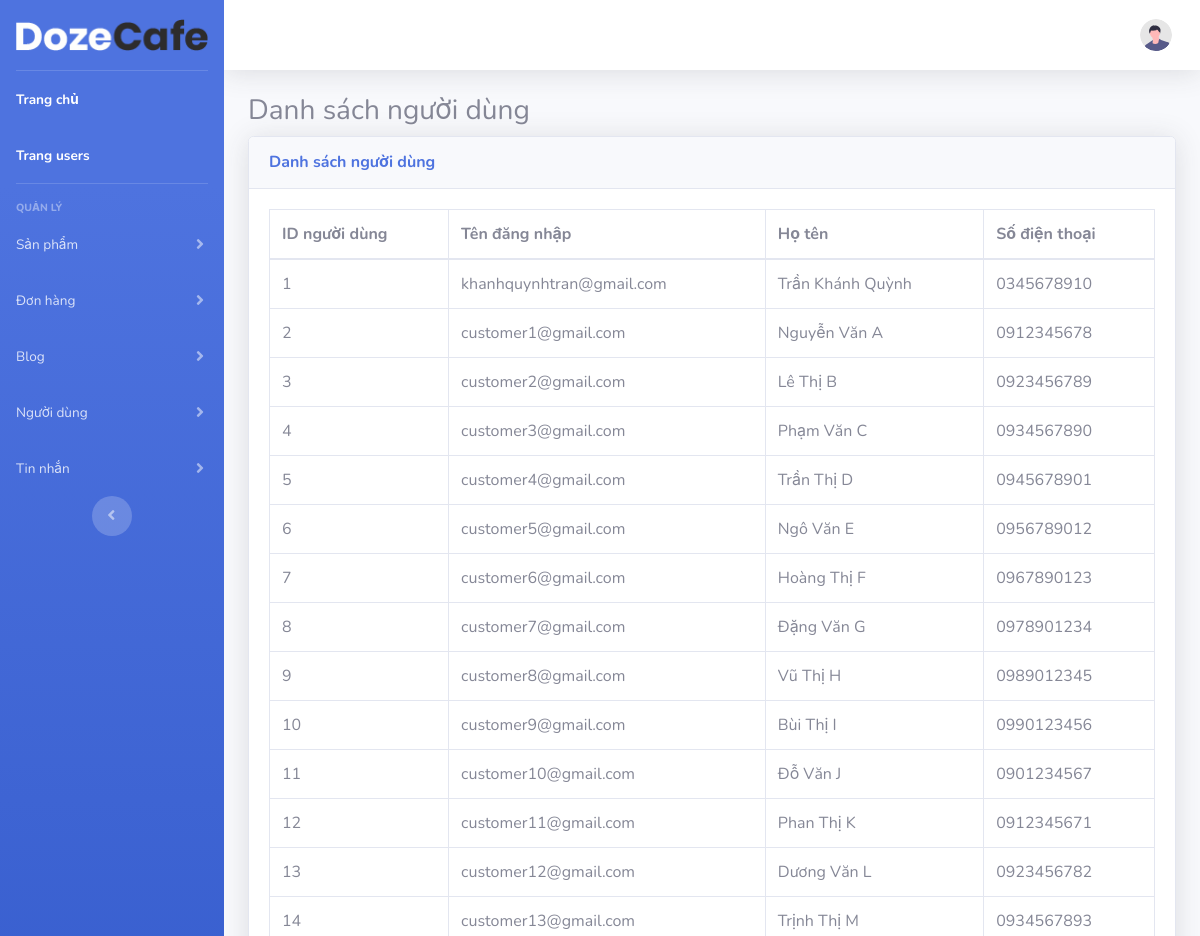
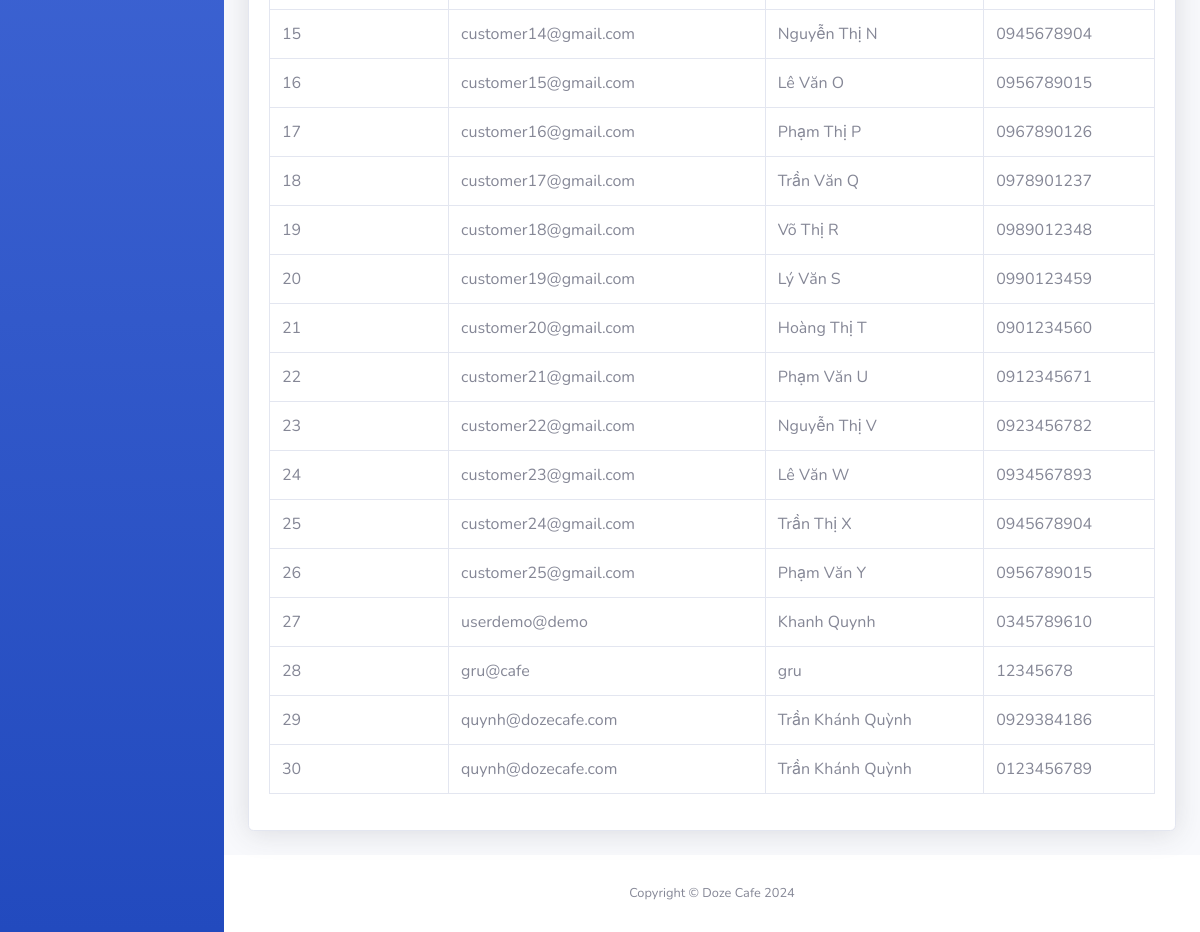
/admin_page/lietkeusers.php, run on the app's committed database (2 pictures, top to bottom).
### tables this page shows
CREATE TABLE `users` (
  `users_id` int(11) NOT NULL,
  `username` varchar(255) NOT NULL,
  `password` varchar(255) NOT NULL,
  `fullname` varchar(255) NOT NULL,
  `phone` varchar(11) NOT NULL
);

### admin_page/lietkeusers.php (the view, shortened to what this page needs)
<?php include("includes/header.php"); ?>
<div>
    <h3>Danh sách người dùng</h3>
    <div class="card shadow mb-4">
        <div class="card-header py-3">
            <h6 class="m-0 font-weight-bold text-primary">Danh sách người dùng</h6>
        </div>
        <div class="card-body">
            <div class="table-responsive">
                <table class="table table-bordered" id="dataTable" width="100%" cellspacing="0">
                    <thead>
                        <tr>
                            <th>ID người dùng</th>
                            <th>Tên đăng nhập</th>
                            <th>Họ tên</th>
                            <th>Số điện thoại</th>
                        </tr>
                    </thead>
                    <tbody>
                    <?php
                        require("db/conn.php");
                        $sql_str = "SELECT users_id, username, fullname, phone FROM users;";
                        $result = mysqli_query($conn, $sql_str);
                        while ($row = mysqli_fetch_assoc($result)) {
                    ?>
                        <tr>
                            <td><?= htmlspecialchars($row['users_id']) ?></td>
                            <td><?= htmlspecialchars($row['username']) ?></td>
                            <td><?= htmlspecialchars($row['fullname']) ?></td>
                            <td><?= htmlspecialchars($row['phone']) ?></td>
                        </tr>
                    <?php
                        }
                    ?>
                    </tbody>
                </table>
            </div>
        </div>
    </div>
</div>
<?php include("includes/footer.php"); ?>

### admin_page/lietkeusers.php (style rules this page uses)
.table-responsive { overflow-x: auto; }

### data on the page
users: users_id "1", username "khanhquynhtran@gmail.com", fullname "Trần Khánh Quỳnh", phone "0345678910"
users: users_id "2", username "customer1@gmail.com", fullname "Nguyễn Văn A", phone "0912345678"
users: users_id "3", username "customer2@gmail.com", fullname "Lê Thị B", phone "0923456789"
users: users_id "4", username "customer3@gmail.com", fullname "Phạm Văn C", phone "0934567890"
users: users_id "5", username "customer4@gmail.com", fullname "Trần Thị D", phone "0945678901"
users: users_id "6", username "customer5@gmail.com", fullname "Ngô Văn E", phone "0956789012"
users: users_id "7", username "customer6@gmail.com", fullname "Hoàng Thị F", phone "0967890123"
users: users_id "8", username "customer7@gmail.com", fullname "Đặng Văn G", phone "0978901234"
users: users_id "9", username "customer8@gmail.com", fullname "Vũ Thị H", phone "0989012345"
users: users_id "10", username "customer9@gmail.com", fullname "Bùi Thị I", phone "0990123456"
users: users_id "11", username "customer10@gmail.com", fullname "Đỗ Văn J", phone "0901234567"
users: users_id "12", username "customer11@gmail.com", fullname "Phan Thị K", phone "0912345671"
users: users_id "13", username "customer12@gmail.com", fullname "Dương Văn L", phone "0923456782"
users: users_id "14", username "customer13@gmail.com", fullname "Trịnh Thị M", phone "0934567893"
users: users_id "15", username "customer14@gmail.com", fullname "Nguyễn Thị N", phone "0945678904"
users: users_id "16", username "customer15@gmail.com", fullname "Lê Văn O", phone "0956789015"
users: users_id "17", username "customer16@gmail.com", fullname "Phạm Thị P", phone "0967890126"
users: users_id "18", username "customer17@gmail.com", fullname "Trần Văn Q", phone "0978901237"
users: users_id "19", username "customer18@gmail.com", fullname "Võ Thị R", phone "0989012348"
users: users_id "20", username "customer19@gmail.com", fullname "Lý Văn S", phone "0990123459"
users: users_id "21", username "customer20@gmail.com", fullname "Hoàng Thị T", phone "0901234560"
users: users_id "22", username "customer21@gmail.com", fullname "Phạm Văn U", phone "0912345671"
users: users_id "23", username "customer22@gmail.com", fullname "Nguyễn Thị V", phone "0923456782"
users: users_id "24", username "customer23@gmail.com", fullname "Lê Văn W", phone "0934567893"
users: users_id "25", username "customer24@gmail.com", fullname "Trần Thị X", phone "0945678904"
users: users_id "26", username "customer25@gmail.com", fullname "Phạm Văn Y", phone "0956789015"
users: users_id "27", username "userdemo@demo", fullname "Khanh Quynh", phone "0345789610"
users: users_id "28", username "gru@cafe", fullname "gru", phone "12345678"
users: users_id "29", username "quynh@dozecafe.com", fullname "Trần Khánh Quỳnh", phone "0929384186"
users: users_id "30", username "quynh@dozecafe.com", fullname "Trần Khánh Quỳnh", phone "0123456789"
